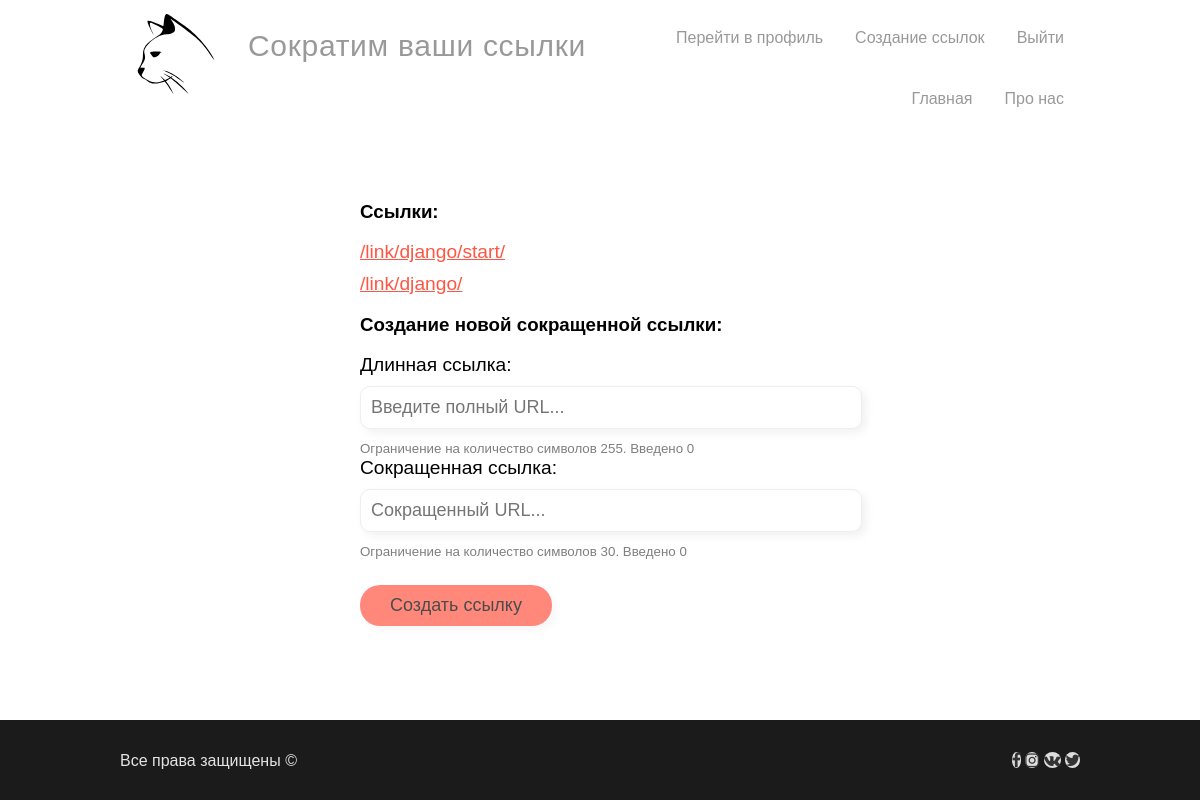
Screenshot of /create_link/ (signed in) with the database file from the repository.
### djangoMain/models.py (models this page shows)
class Links(models.Model):
    link_id = models.AutoField(primary_key=True)
    full_url = models.TextField(max_length=255)
    cut_url = models.TextField(max_length=30)
    user = models.ForeignKey(User, models.CASCADE, blank=True, null=True)
    class Meta:
        managed = False
        db_table = 'links'

### djangoMain/views.py (the view, shortened to what this page needs)
# urls.py: path('create_link/', create_link, name='create_link'),
@login_required
def create_link(request):
    qs = Links.objects.filter(user_id = request.user.id)
    data = serializers.serialize('json', qs)
    if request.method=='GET':
        return render(request, template_name='profile/links.html', context={
            'title':'Создание коротких ссылок',
            'user_links': json.loads(data)
            })

### templates/profile/links.html (shortened to what this page needs)
{% extends 'base.html' %}
{% block content %}
    <div class="center-container">
        {% if user_links %}
            <h3>Ссылки:</h3>
            {% for user_link in user_links %}
                <a class="form-link" target="_blank" alt="{{user_link.fields.full_url}}" href="{{user_link.fields.full_url}}">{{user_link.fields.cut_url}}</a>
            {% endfor %}
        {% else %}
            <h3>Вы не создали еще не одной ссылки, создайте первую</h3>
        {% endif %}
        <h3>Создание новой сокращенной ссылки:</h3>
        <form method="post">
            <label class="form-label">Длинная ссылка:</label>
            <input type="text" minlength="1" name="full_url" maxlength="255" id="full_url" placeholder="Введите полный URL..." onkeyup="get_length(this, 'full_url')" value="{{full_url}}" onchange="check_regex(this, 1)">
            <small class="text-form muted">Ограничение на количество символов 255. Введено <div id="full_url" style="display: inline-block;">0</div></small>
            <label class="form-label">Сокращенная ссылка:</label>
            <input type="text" minlength="1" name="cut_url" maxlength="30" id="cut_url" placeholder="Сокращенный URL..." onkeyup="get_length(this, 'cut_url')" onchange="check_regex(this, 0)">
            <small class="text-form muted">Ограничение на количество символов 30. Введено <div id="cut_url" style="display: inline-block;">0</div></small>
            <button class="btn-rounded disabled" type="submit" id="post-btn">Создать ссылку</button>
        </form>
    </div>
{% endblock %}

### static/css/main.css (style rules this page uses)
body { font-family: Arial, Helvetica, sans-serif; margin: 0; display: flex; flex-direction: column; min-height: 100vh; }
:root { --index: calc(1vw+1vh) }
input { font-size: large; display:block; width:100%; margin:10px 0; padding:10px; border-radius:10px; border: 1px solid #eee; transition: .3s border-color; box-shadow:4px 4px 10px rgba(0,0,0,0.06); }
.form-label { font-size: larger; margin-bottom: .5em; display: block; }
.muted { opacity: .5; }
.btn-rounded { margin-top: 10px; display: block; padding: 10px 30px; font-size: large; background-color: rgb(255,86,68); border-radius: 20px; border: none; cursor: pointer; box-shadow:4px 4px 10px rgba(0,0,0,0.06); transition: all .5s ease; }
.center-container { position: relative; width:50%; margin-left: auto; margin-right: auto; padding: calc(var(--index)*.5); }
.form-link { width: max-content; display: block; font-size: larger; margin-bottom: .5em; color: rgb(255,86,68); }
.disabled { opacity: .7; pointer-events: none; }

### rows the page displays
Links: fields.cut_url "/link/django/start/"
Links: fields.cut_url "/link/django/"
